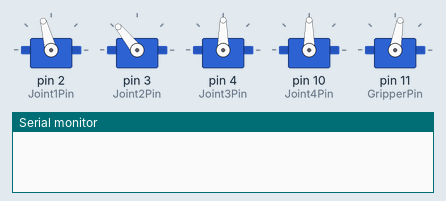
The sketch below on a simulated Arduino Uno, built with avr-gcc and run on an emulated ATmega328P. Parts: 5 × servo, the last lines printed to the serial monitor.

Above: at 0.1 s.
At 5.32 s:
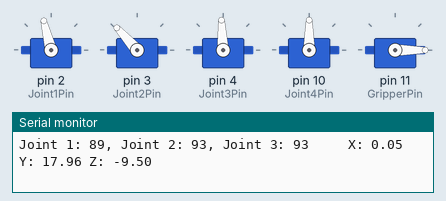
At 10.0 s:
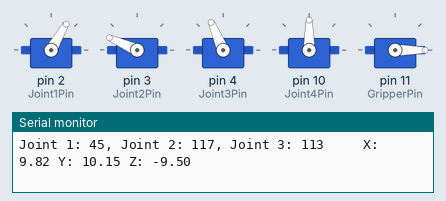
At 16.29 s:
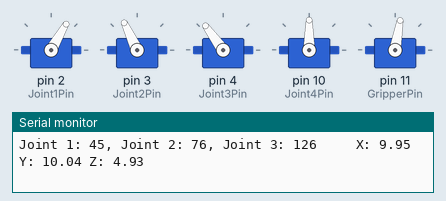
At 26.6 s:
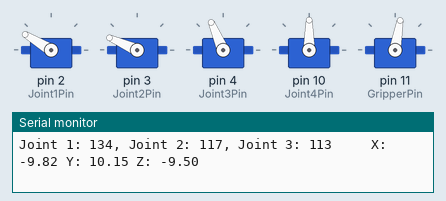
At 38.66 s:
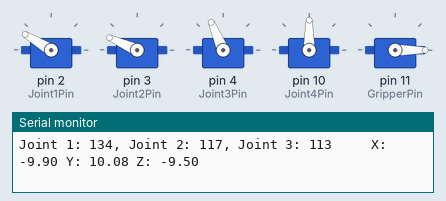
Timing chart, 0 to 40.0 s (numbered marks = the images above):
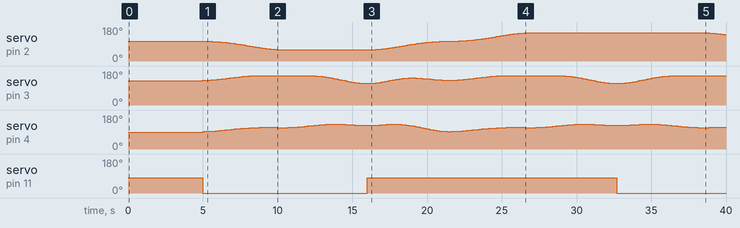

The sketch:

PickAndPlace.ino
```cpp
#include <Servo.h>
// Arm Servo pins
#define Joint1Pin 2
#define Joint2Pin 3
#define Joint3Pin 4
#define Joint4Pin 10
#define GripperPin 11
#define L2 9.5
#define L3 18.5
#define FinalTime 5.0
#define RadiansToDegrees 180/PI


// Servo Objects
Servo Joint1;
Servo Joint2;
Servo Joint3;
Servo Joint4;
Servo Gripper;

// Starting Joint Angles
int Joint1Angle = 90;
int Joint2Angle = 90;
int Joint3Angle = 90;
int Joint4Angle = 180;
int GripperOpen = 80; // Open gripper; Need to tune value
int GripperClose = 170; // Close gripper; Need to tune value

// Joint Angle Offsets
int Joint1Offset = 15; // Your value may be different
int Joint2Offset = 39; // Your value may be different
int Joint3Offset = 0; // Your value may be different
int Joint4Offset = -90; // Your value may be different

// the positve direction for x is left - to go right, change to negative sign
double startX, currentX = 0.0;

double startY, currentY = 18.0;

// the postive direction for z is down - to go up, change to negative sign
double startZ, currentZ = -9.5;

double startingPosition[3] = {0.0, 18.0, -9.5};
double objectInit[3] = {10.0,10.0,5.0};
double objectTarget[3] = {-10.0,10.0,5.0};

int Joint1AnglePrev = 90;
int Joint2AnglePrev = 90;
int Joint3AnglePrev = 90;


void setup() {
  Serial.begin(9600);
  Joint1.attach(Joint1Pin);
  Joint2.attach(Joint2Pin);
  Joint3.attach(Joint3Pin);
  Joint4.attach(Joint4Pin);

  Joint1.write(Joint1Angle+Joint1Offset);
  Joint2.write(Joint2Angle+Joint2Offset);
  Joint3.write(Joint3Angle+Joint3Offset);
  Gripper.attach(GripperPin);
  Joint4.write(Joint4Angle+Joint4Offset);
  Gripper.write(GripperOpen); // Open gripper
  delay(5000); // Wait 5 seconds before going into loop()

}

void loop() {
  doGripper(GripperOpen);
  // go to object
  moveAcross(objectInit);
  moveDown(objectInit);
  // grab the object
  doGripper(GripperClose);
  Serial.println("Grabbed object");
  // move to start position
  moveTo(startingPosition);
  // place object
  moveAcross(objectTarget);
  moveDown(objectTarget);
  doGripper(GripperOpen);
  moveDown(startingPosition);
  moveTo(startingPosition);
  delay(10000);
}

int getTheta1(double x, double y, double z){
  int theta1 = (atan2(y,x))*(RadiansToDegrees);
  if (!isValidAngle(theta1))
  {
    return Joint1AnglePrev;
  } else {
    Joint1AnglePrev = theta1;
    return theta1;
  }
}

int getTheta2(double x, double y, double z){
  double r = sqrt(pow(x,2)+pow(y,2));
  double w = sqrt(pow(r,2)+pow(z,2));
  double A = pow(L2,2)+pow(r,2)+pow(z,2)-pow(L3,2);
  double B = 2*L2*w;
  if (!isValidAngle(atan2(z,r)) || !isValidAngle(acos(A/B)))
  {
    return Joint2AnglePrev;
  } else {
    int theta2 = (acos(A/B)-atan2(z,r)) * RadiansToDegrees;
    Joint2AnglePrev = theta2;
    return theta2;
  }
}

int getTheta3(double x, double y, double z){
  double r = sqrt(pow(x,2)+pow(y,2));
  double C = pow(r,2)+pow(z,2)-pow(L2,2)-pow(L3,2);
  double D = 2*L2*L3;
  if (!isValidAngle((acos(C/D)))){
    return Joint3AnglePrev;
  }
  else {
    int theta3 = (acos(C/D)*(RadiansToDegrees));
    Joint3AnglePrev = theta3;
    return theta3;
  }
}

bool isValidAngle(double angle){
  if (isnan(angle) || isinf(angle))
  {
    return false;
  }
  else {
    return true;
  }
}

double getTrajectoryatT(double initial, double finalPos, double t){
  if (t >= FinalTime)
  {
    return finalPos;
  }
  return initial + (3.0/pow(FinalTime,2) * (finalPos - initial) * pow(t,2)) - (2.0/pow(FinalTime,3) * (finalPos-initial) * pow(t,3));
}

void moveToPosition(double x, double y, double z){
  // this takes the Cartesian Coordinates from the trajectory and uses inverse kinematics to get to the respective position
  Joint1Angle = getTheta1(x,y,z);
  Joint2Angle = getTheta2(x,y,z);
  Joint3Angle = getTheta3(x,y,z);


  Serial.print("Joint 1: ");
  Serial.print(Joint1Angle);
  Serial.print(", Joint 2: ");
  Serial.print(Joint2Angle);
  Serial.print(", Joint 3: ");
  Serial.print(Joint3Angle);

  Serial.print("     X: ");
  Serial.print(x);
  Serial.print(" Y: ");
  Serial.print(y);
  Serial.print(" Z: ");
  Serial.println(z);

  Joint1.write(Joint1Angle+Joint1Offset);
  Joint2.write(Joint2Angle+Joint2Offset);
  Joint3.write(Joint3Angle+Joint3Offset);
  Joint4.write(Joint4Angle+Joint4Offset);
  delay(100);
}

void doGripper(int angle){
  Gripper.write(angle+Joint4Offset);
}

void moveTo( double endingPos[3]){
  double x,y,z;

  for (double i = 0; i < FinalTime; i = i + 0.1)
  {
    x = getTrajectoryatT(currentX, endingPos[0], i);
    y = getTrajectoryatT(currentY, endingPos[1], i);
    z = getTrajectoryatT(currentZ, endingPos[2], i);
    moveToPosition(x,y,z);
  }

  currentX = endingPos[0];
  currentY = endingPos[1];
  currentZ = endingPos[2];
}

void moveAcross(double endingPos[3]){
  double x,y;
  for (double i = 0; i < FinalTime; i = i + 0.1)
  {
    x = getTrajectoryatT(currentX, endingPos[0], i);
    y = getTrajectoryatT(currentY, endingPos[1], i);
    moveToPosition(x,y,currentZ);
  }
  currentX = endingPos[0];
  currentY = endingPos[1];
}

void moveDown( double endingPos[3]){
  double z;

  for (double i = 0; i < FinalTime; i = i + 0.1)
  {
    z = getTrajectoryatT(currentZ, endingPos[2], i);
    moveToPosition(currentX,currentY,z);
  }
  currentZ = endingPos[2];
}
```

Measured:
- by itself, servo on pin 11 (GripperPin): 80° → 0° at 5.0 s, → 80° 11.0 s later, → 0° 16.7 s later
- by itself, servo on pin 4 (Joint3Pin): 90° → 92° at 5.0 s, → 93° 0.11 s later, → 94° 0.42 s later, → 95° 0.21 s later, … (148 changes in this stretch)
- by itself, servo on pin 2 (Joint1Pin): 105° → 104° at 5.1 s, → 103° 0.53 s later, → 102° 0.21 s later, → 101° 0.21 s later, … (125 changes in this stretch)
